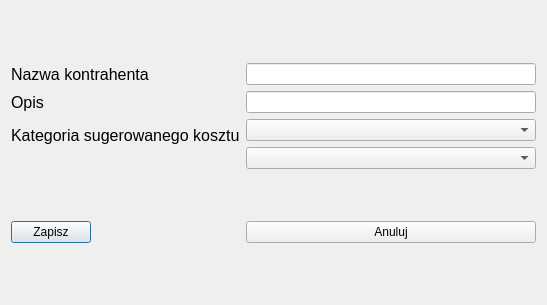
<?xml version="1.0" encoding="UTF-8"?>
<ui version="4.0">
 <class>PayeeInformationWindow</class>
 <widget class="QDialog" name="PayeeInformationWindow">
  <property name="geometry">
   <rect>
    <x>0</x>
    <y>0</y>
    <width>547</width>
    <height>305</height>
   </rect>
  </property>
  <property name="windowTitle">
   <string>Dialog</string>
  </property>
  <layout class="QVBoxLayout" name="verticalLayout_2">
   <item>
    <spacer name="verticalSpacer">
     <property name="orientation">
      <enum>Qt::Vertical</enum>
     </property>
     <property name="sizeHint" stdset="0">
      <size>
       <width>20</width>
       <height>40</height>
      </size>
     </property>
    </spacer>
   </item>
   <item>
    <layout class="QFormLayout" name="formLayout">
     <item row="0" column="0">
      <widget class="QLabel" name="label">
       <property name="font">
        <font>
         <pointsize>12</pointsize>
        </font>
       </property>
       <property name="text">
        <string>Nazwa kontrahenta</string>
       </property>
      </widget>
     </item>
     <item row="1" column="0">
      <widget class="QLabel" name="label_2">
       <property name="font">
        <font>
         <pointsize>12</pointsize>
        </font>
       </property>
       <property name="text">
        <string>Opis</string>
       </property>
      </widget>
     </item>
     <item row="2" column="0">
      <widget class="QLabel" name="label_3">
       <property name="font">
        <font>
         <pointsize>12</pointsize>
        </font>
       </property>
       <property name="text">
        <string>Kategoria sugerowanego kosztu</string>
       </property>
      </widget>
     </item>
     <item row="0" column="1">
      <widget class="QLineEdit" name="lineEdit"/>
     </item>
     <item row="1" column="1">
      <widget class="QLineEdit" name="lineEdit_2"/>
     </item>
     <item row="2" column="1">
      <layout class="QVBoxLayout" name="verticalLayout">
       <item>
        <widget class="QComboBox" name="comboBox_category"/>
       </item>
       <item>
        <widget class="QComboBox" name="comboBox_subcategory"/>
       </item>
      </layout>
     </item>
     <item row="4" column="0">
      <widget class="QPushButton" name="pushButton_save">
       <property name="sizePolicy">
        <sizepolicy hsizetype="Expanding" vsizetype="Fixed">
         <horstretch>0</horstretch>
         <verstretch>0</verstretch>
        </sizepolicy>
       </property>
       <property name="text">
        <string>Zapisz</string>
       </property>
      </widget>
     </item>
     <item row="4" column="1">
      <widget class="QPushButton" name="pushButton_cancel">
       <property name="text">
        <string>Anuluj</string>
       </property>
      </widget>
     </item>
     <item row="3" column="1">
      <spacer name="verticalSpacer_3">
       <property name="orientation">
        <enum>Qt::Vertical</enum>
       </property>
       <property name="sizeType">
        <enum>QSizePolicy::Minimum</enum>
       </property>
       <property name="sizeHint" stdset="0">
        <size>
         <width>20</width>
         <height>40</height>
        </size>
       </property>
      </spacer>
     </item>
    </layout>
   </item>
   <item>
    <spacer name="verticalSpacer_2">
     <property name="orientation">
      <enum>Qt::Vertical</enum>
     </property>
     <property name="sizeHint" stdset="0">
      <size>
       <width>20</width>
       <height>40</height>
      </size>
     </property>
    </spacer>
   </item>
  </layout>
 </widget>
 <resources/>
 <connections/>
</ui>
